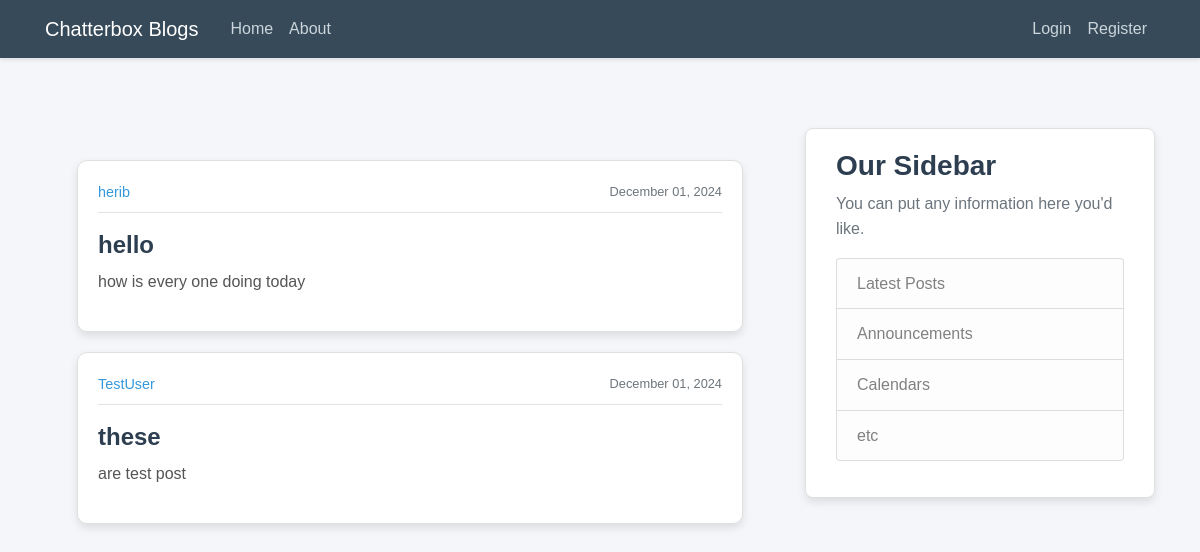
Screenshot of /blog/ with the database file from the repository.
### blog/models.py (models this page shows, shortened)
class Post(models.Model):
    title = models.CharField(max_length=100)
    content = models.TextField()
    date_posted = models.DateTimeField(default=timezone.now)
    author = models.ForeignKey(User, on_delete=models.CASCADE)

### blog/views.py (the view)
# urls.py: path('', views.home, name='blog-home'),
def home(request):
        context = {
               'posts' : Post.objects.all()
        }
        return render (request, 'blog/home.html', context)

### blog/templates/blog/home.html
{% extends "blog/base.html" %}
{% block content %}
<div class="blog-posts">
    {% for post in posts %}
    <article class="media content-section post-card">
        <div class="media-body">
            <div class="article-metadata">
                <a class="author-link" href="#">{{ post.author }}</a>
                <small class="text-muted post-date">{{ post.date_posted|date:"F d, Y" }}</small>
            </div>
            <h2><a class="article-title" href="#">{{ post.title }}</a></h2>
            <p class="article-content">{{ post.content }}</p>
        </div>
    </article>
    {% endfor %}
</div>
{% endblock content %}

### blog/static/blog/main.css (style rules this page uses)
body { background: #f4f6f9; color: #333333; margin-top: 5rem; font-family: 'Poppins', Arial, sans-serif; line-height: 1.6; }
h1, h2, h3, h4, h5, h6 { color: #2c3e50; font-weight: 600; }
.content-section { background: #ffffff; padding: 20px 30px; border: 1px solid #e0e0e0; border-radius: 8px; margin-bottom: 20px; box-shadow: 0 4px 8px rgba(0, 0, 0, 0.1); transition: transform 0.3s ease, box-shadow 0.3s ease; }
.article-title { color: #34495e; font-size: 1.5rem; font-weight: 600; transition: color 0.3s ease; }
.article-content { white-space: pre-line; font-size: 1rem; color: #555555; }
.article-metadata { padding-bottom: 8px; margin-bottom: 10px; border-bottom: 1px solid #e3e3e3; font-size: 0.9rem; color: #888888; }
.article-metadata a { color: #3498db; font-weight: 500; transition: color 0.3s ease; }
.blog-posts { max-width: 800px; margin: 0 auto; padding: 2rem; }
.post-card { background: #ffffff; border: 1px solid #e0e0e0; border-radius: 10px; padding: 20px; margin-bottom: 20px; box-shadow: 0 4px 8px rgba(0, 0, 0, 0.1); transition: transform 0.3s ease, box-shadow 0.3s ease; }
.article-metadata { display: flex; justify-content: space-between; align-items: center; margin-bottom: 10px; font-size: 0.9rem; color: #888888; }
.author-link { color: #3498db; font-weight: 500; text-decoration: none; transition: color 0.3s ease; }
.post-date { font-size: 0.8rem; color: #aaaaaa; }
.article-title { font-size: 1.5rem; font-weight: 600; color: #2c3e50; margin-bottom: 10px; text-decoration: none; transition: color 0.3s ease; }
.article-content { font-size: 1rem; color: #555555; line-height: 1.6; }

### rows the page displays
Post: author "herib", date_posted "December 01, 2024", title "hello", content "how is every one doing today"
Post: author "TestUser", date_posted "December 01, 2024", title "these", content "are test post"
